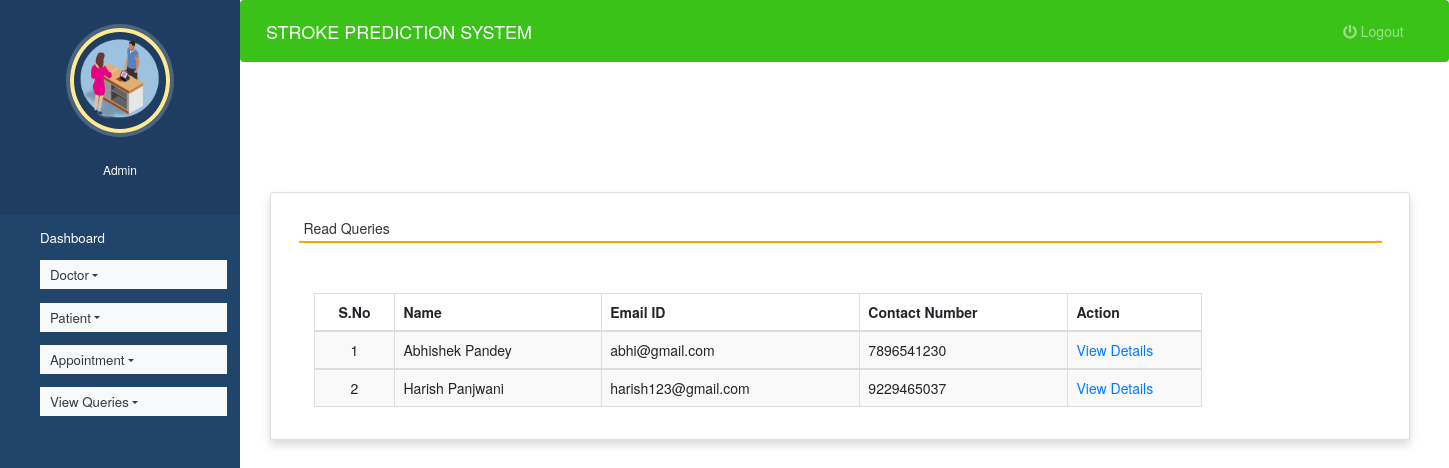
Screenshot of /read_queries (signed in) with the database file from the repository.
### hospitals/models.py (models this page shows, shortened)
class Contact(models.Model):
    name = models.CharField(max_length=100, null=True)
    contact = models.CharField(max_length=15, null=True)
    email = models.CharField(max_length=50, null=True)
    subject = models.CharField(max_length=100, null=True)
    message = models.CharField(max_length=300, null=True)
    msgdate = models.DateField(null=True)
    isread = models.CharField(max_length=10,null=True)

### hospitals/views.py (the view)
# urls.py: path('read_queries', read_queries, name='read_queries'),
def read_queries(request):
    if not request.user.is_authenticated:
        return redirect('login')
    contact = Contact.objects.filter(isread="yes")
    return render(request,'read_queries.html', locals())

### hospitals/templates/read_queries.html (shortened to what this page needs)
{% extends 'admin_nav.html' %}
{% load static %}
{% block content %}
<head>
 <link rel="stylesheet" href="https://maxcdn.bootstrapcdn.com/bootstrap/3.4.1/css/bootstrap.min.css">
  <link rel="stylesheet" href="https://cdnjs.cloudflare.com/ajax/libs/font-awesome/4.7.0/css/font-awesome.min.css">
  <link rel="stylesheet" href="https://use.fontawesome.com/releases/v5.6.3/css/all.css">
</head>
<br><br><br><br>
<div class="container card shadow m-5">
    <div class="card-body">
        <h5 class="p-2" style="border-bottom: 2px solid orange">Read Queries</h5>
		<div class="container mt-5">
            <table id="example" class="table table-striped table-bordered" style="width:80%">
			<thead>
                                    <tr>
                                        <th class="text-center">S.No</th>
                                        <th class="d-none d-sm-table-cell">Name</th>
                                        <th class="d-none d-sm-table-cell">Email ID</th>
                                        <th class="d-none d-sm-table-cell">Contact Number</th>
                                        <th class="d-none d-sm-table-cell" style="width: 15%;">Action</th>
                                    </tr>
                                </thead>
                                {% for i in contact %}
                                <tbody>
                                    <tr>
                                        <td class="text-center">{{forloop.counter}}</td>
                                        <td class="font-w600">{{i.name}}</td>
                                        <td class="font-w600">{{i.email}}</td>
                                        <td class="font-w600">{{i.contact}}</td>
                                        <td class="font-w600"><a href="{% url 'view_queries' i.id %}" class="text-primary">View Details</a></td>
                                    </tr>
                                        {% endfor %}
                                </tbody>
            </table>
        </div>
    </div>
</div>
{% endblock content %}

### hospitals/static/style.css (style rules this page uses)
body { padding-left: 240px; }

### hospitals/templates/admin_nav.html (style rules this page uses)
a:link { text-decoration: none; }
a { color: white; }
body { padding-left: 240px; }

### rows the page displays
Contact: name "Abhishek Pandey", email "abhi@gmail.com", contact "7896541230"
Contact: name "Harish Panjwani", email "harish123@gmail.com", contact "9229465037"
